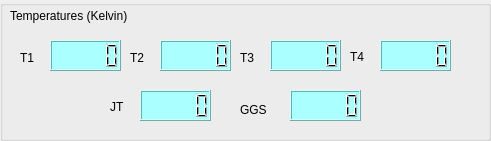
     <widget class="QGroupBox" name="groupBox_5">
      <property name="geometry">
       <rect>
        <x>850</x>
        <y>260</y>
        <width>491</width>
        <height>141</height>
       </rect>
      </property>
      <property name="title">
       <string/>
      </property>
      <widget class="QLabel" name="label_18">
       <property name="geometry">
        <rect>
         <x>10</x>
         <y>0</y>
         <width>241</width>
         <height>31</height>
        </rect>
       </property>
       <property name="styleSheet">
        <string notr="true">font: 12pt &quot;MS Shell Dlg 2&quot;;</string>
       </property>
       <property name="text">
        <string>Temperatures (Kelvin)</string>
       </property>
      </widget>
      <widget class="QLCDNumber" name="lcdNumber">
       <property name="geometry">
        <rect>
         <x>50</x>
         <y>40</y>
         <width>71</width>
         <height>31</height>
        </rect>
       </property>
       <property name="autoFillBackground">
        <bool>false</bool>
       </property>
       <property name="styleSheet">
        <string notr="true">background-color: rgb(170, 255, 255);</string>
       </property>
      </widget>
      <widget class="QLabel" name="label">
       <property name="geometry">
        <rect>
         <x>20</x>
         <y>50</y>
         <width>47</width>
         <height>16</height>
        </rect>
       </property>
       <property name="styleSheet">
        <string notr="true">font: 12pt &quot;MS Shell Dlg 2&quot;;</string>
       </property>
       <property name="text">
        <string>T1</string>
       </property>
      </widget>
      <widget class="QLCDNumber" name="lcdNumber_2">
       <property name="geometry">
        <rect>
         <x>160</x>
         <y>40</y>
         <width>71</width>
         <height>31</height>
        </rect>
       </property>
       <property name="styleSheet">
        <string notr="true">background-color: rgb(170, 255, 255);</string>
       </property>
      </widget>
      <widget class="QLabel" name="label_2">
       <property name="geometry">
        <rect>
         <x>130</x>
         <y>50</y>
         <width>47</width>
         <height>16</height>
        </rect>
       </property>
       <property name="styleSheet">
        <string notr="true">font: 12pt &quot;MS Shell Dlg 2&quot;;</string>
       </property>
       <property name="text">
        <string>T2</string>
       </property>
      </widget>
      <widget class="QLabel" name="label_3">
       <property name="geometry">
        <rect>
         <x>240</x>
         <y>50</y>
         <width>47</width>
         <height>16</height>
        </rect>
       </property>
       <property name="styleSheet">
        <string notr="true">font: 12pt &quot;MS Shell Dlg 2&quot;;</string>
       </property>
       <property name="text">
        <string>T3</string>
       </property>
      </widget>
      <widget class="QLCDNumber" name="lcdNumber_3">
       <property name="geometry">
        <rect>
         <x>270</x>
         <y>40</y>
         <width>71</width>
         <height>31</height>
        </rect>
       </property>
       <property name="styleSheet">
        <string notr="true">background-color: rgb(170, 255, 255);</string>
       </property>
      </widget>
      <widget class="QLabel" name="label_4">
       <property name="geometry">
        <rect>
         <x>350</x>
         <y>50</y>
         <width>47</width>
         <height>14</height>
        </rect>
       </property>
       <property name="styleSheet">
        <string notr="true">font: 12pt &quot;MS Shell Dlg 2&quot;;</string>
       </property>
       <property name="text">
        <string>T4</string>
       </property>
      </widget>
      <widget class="QLCDNumber" name="lcdNumber_4">
       <property name="geometry">
        <rect>
         <x>380</x>
         <y>40</y>
         <width>71</width>
         <height>31</height>
        </rect>
       </property>
       <property name="styleSheet">
        <string notr="true">background-color: rgb(170, 255, 255);</string>
       </property>
      </widget>
      <widget class="QLabel" name="label_10">
       <property name="geometry">
        <rect>
         <x>110</x>
         <y>100</y>
         <width>47</width>
         <height>14</height>
        </rect>
       </property>
       <property name="styleSheet">
        <string notr="true">font: 12pt &quot;MS Shell Dlg 2&quot;;</string>
       </property>
       <property name="text">
        <string>JT</string>
       </property>
      </widget>
      <widget class="QLCDNumber" name="lcdNumber_5">
       <property name="geometry">
        <rect>
         <x>140</x>
         <y>90</y>
         <width>71</width>
         <height>31</height>
        </rect>
       </property>
       <property name="styleSheet">
        <string notr="true">background-color: rgb(170, 255, 255);</string>
       </property>
      </widget>
      <widget class="QLabel" name="label_11">
       <property name="geometry">
        <rect>
         <x>240</x>
         <y>100</y>
         <width>51</width>
         <height>20</height>
        </rect>
       </property>
       <property name="styleSheet">
        <string notr="true">font: 12pt &quot;MS Shell Dlg 2&quot;;</string>
       </property>
       <property name="text">
        <string>GGS</string>
       </property>
      </widget>
      <widget class="QLCDNumber" name="lcdNumber_6">
       <property name="geometry">
        <rect>
         <x>290</x>
         <y>90</y>
         <width>71</width>
         <height>31</height>
        </rect>
       </property>
       <property name="styleSheet">
        <string notr="true">background-color: rgb(170, 255, 255);</string>
       </property>
      </widget>
     </widget>
